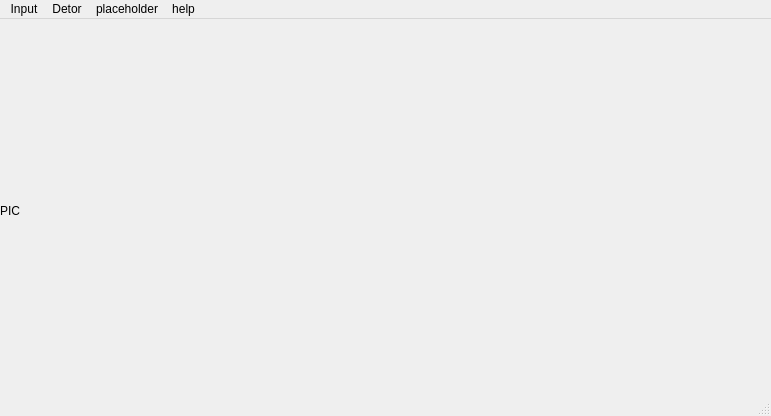
<?xml version="1.0" encoding="UTF-8"?>
<ui version="4.0">
 <class>MainWindow</class>
 <widget class="QMainWindow" name="MainWindow">
  <property name="geometry">
   <rect>
    <x>0</x>
    <y>0</y>
    <width>771</width>
    <height>416</height>
   </rect>
  </property>
  <property name="windowTitle">
   <string>MainWindow</string>
  </property>
  <widget class="QWidget" name="centralwidget">
   <widget class="QLabel" name="label">
    <property name="geometry">
     <rect>
      <x>0</x>
      <y>0</y>
      <width>768</width>
      <height>384</height>
     </rect>
    </property>
    <property name="sizePolicy">
     <sizepolicy hsizetype="Maximum" vsizetype="Maximum">
      <horstretch>0</horstretch>
      <verstretch>0</verstretch>
     </sizepolicy>
    </property>
    <property name="text">
     <string>PIC</string>
    </property>
   </widget>
  </widget>
  <widget class="QMenuBar" name="menubar">
   <property name="geometry">
    <rect>
     <x>0</x>
     <y>0</y>
     <width>771</width>
     <height>23</height>
    </rect>
   </property>
   <widget class="QMenu" name="menuinput">
    <property name="title">
     <string>Input</string>
    </property>
    <addaction name="actionPic"/>
    <addaction name="actionVideo"/>
    <addaction name="actionFolder"/>
    <addaction name="actionTxt"/>
    <addaction name="actionExit"/>
   </widget>
   <widget class="QMenu" name="menudetor">
    <property name="title">
     <string>Detor</string>
    </property>
    <addaction name="actionDarknet"/>
    <addaction name="actionLibtorch"/>
    <addaction name="actionTensorrt"/>
    <addaction name="actionOnnx"/>
    <addaction name="actionOpenvino"/>
    <addaction name="actionMegengine"/>
    <addaction name="actionClear"/>
   </widget>
   <widget class="QMenu" name="menuO">
    <property name="title">
     <string>placeholder</string>
    </property>
    <addaction name="action1"/>
    <addaction name="action2"/>
    <addaction name="action3"/>
    <addaction name="action4"/>
   </widget>
   <widget class="QMenu" name="menuhelp">
    <property name="title">
     <string>help</string>
    </property>
    <addaction name="actionAbout"/>
   </widget>
   <addaction name="menuinput"/>
   <addaction name="menudetor"/>
   <addaction name="menuO"/>
   <addaction name="menuhelp"/>
  </widget>
  <widget class="QStatusBar" name="statusbar"/>
  <action name="actionPic">
   <property name="text">
    <string>pic</string>
   </property>
  </action>
  <action name="actionVideo">
   <property name="text">
    <string>video</string>
   </property>
  </action>
  <action name="actionFolder">
   <property name="text">
    <string>folder</string>
   </property>
  </action>
  <action name="actionTxt">
   <property name="text">
    <string>txt</string>
   </property>
  </action>
  <action name="actionexit">
   <property name="text">
    <string>exit</string>
   </property>
  </action>
  <action name="actionDarknet">
   <property name="text">
    <string>Darknet</string>
   </property>
  </action>
  <action name="actionLibtorch">
   <property name="text">
    <string>Libtorch</string>
   </property>
  </action>
  <action name="actionTensorrt">
   <property name="text">
    <string>TensorRT</string>
   </property>
  </action>
  <action name="actiontrr">
   <property name="text">
    <string>trr</string>
   </property>
  </action>
  <action name="actiontrrr">
   <property name="text">
    <string>trrr</string>
   </property>
  </action>
  <action name="action1">
   <property name="text">
    <string>1</string>
   </property>
  </action>
  <action name="action2">
   <property name="text">
    <string>2</string>
   </property>
  </action>
  <action name="action3">
   <property name="text">
    <string>3</string>
   </property>
  </action>
  <action name="action4">
   <property name="text">
    <string>4</string>
   </property>
  </action>
  <action name="action1_2">
   <property name="text">
    <string>1</string>
   </property>
  </action>
  <action name="action2_2">
   <property name="text">
    <string>2</string>
   </property>
  </action>
  <action name="action3_2">
   <property name="text">
    <string>3</string>
   </property>
  </action>
  <action name="action4_2">
   <property name="text">
    <string>4</string>
   </property>
  </action>
  <action name="action5">
   <property name="text">
    <string>5</string>
   </property>
  </action>
  <action name="action6">
   <property name="text">
    <string>6</string>
   </property>
  </action>
  <action name="actionAbout">
   <property name="text">
    <string>about</string>
   </property>
  </action>
  <action name="actionOnnx">
   <property name="text">
    <string>ONNX</string>
   </property>
  </action>
  <action name="actionOpenvino">
   <property name="text">
    <string>OpenVINO</string>
   </property>
  </action>
  <action name="actionMegengine">
   <property name="text">
    <string>MegEngine</string>
   </property>
  </action>
  <action name="actionClear">
   <property name="text">
    <string>None</string>
   </property>
  </action>
  <action name="actionExit">
   <property name="text">
    <string>exit</string>
   </property>
  </action>
 </widget>
 <resources/>
 <connections/>
</ui>
